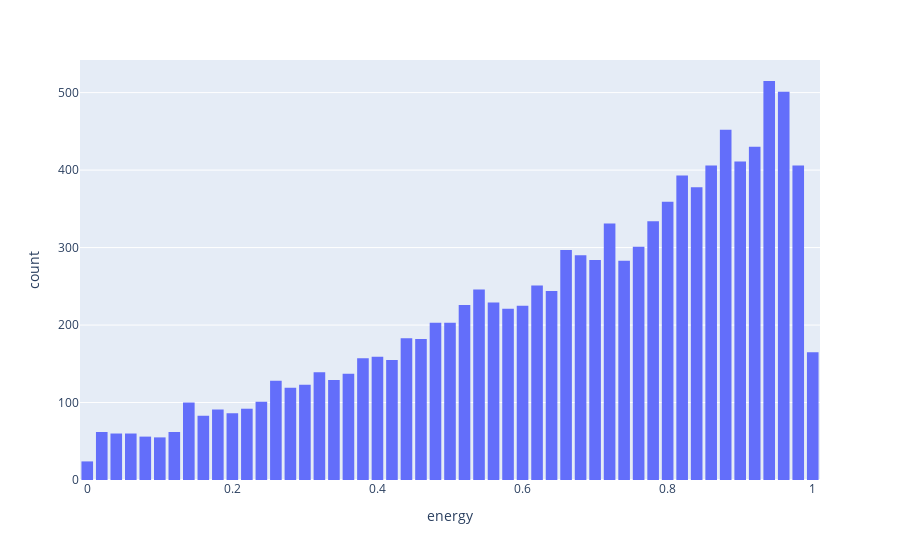
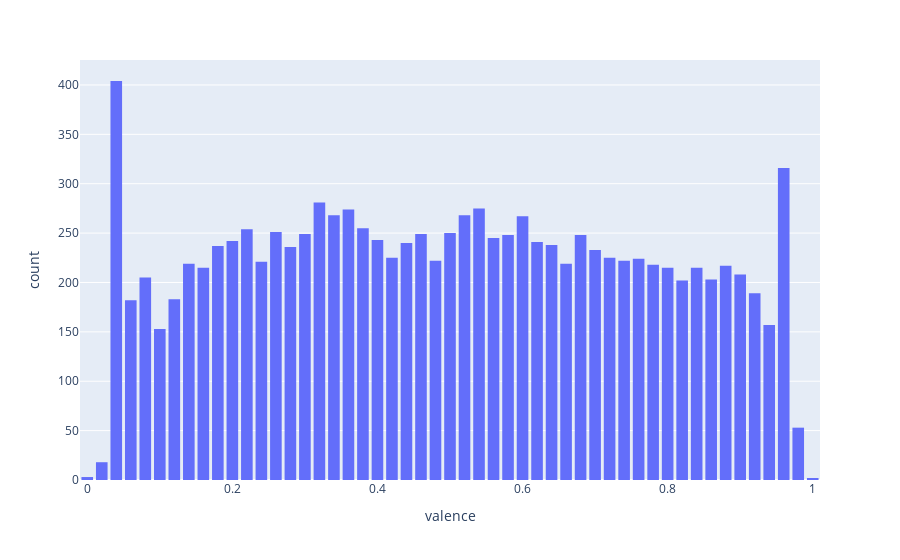

The code cell stored with these charts, in order, in its notebook:
### Code cell
fig = px.histogram(df, x="energy")
fig.update_layout(bargap=0.2)
fig.show()

fig = px.histogram(df, x="valence")
fig.update_layout(bargap=0.2)
fig.show()

### Figure 1 — Plotly figure (JSON) as saved in the notebook; plotly's stock layout.template omitted (floating-point values rounded to 4 significant figures; data arrays with more than 128 entries replaced by an {"elided": "..."} marker saying what was removed)
{"data": [{"alignmentgroup": "True", "bingroup": "x", "hovertemplate": "energy=%{x}<br>count=%{y}<extra></extra>", "legendgroup": "", "marker": {"color": "#636efa", "pattern": {"shape": ""}}, "name": "", "offsetgroup": "", "orientation": "v", "showlegend": false, "type": "histogram", "x": {"elided": "11127 float values"}, "xaxis": "x", "yaxis": "y"}], "layout": {"bargap": 0.2, "barmode": "relative", "legend": {"tracegroupgap": 0}, "margin": {"t": 60}, "xaxis": {"anchor": "y", "domain": [0, 1], "title": {"text": "energy"}}, "yaxis": {"anchor": "x", "domain": [0, 1], "title": {"text": "count"}}}}

### Figure 2 — Plotly figure (JSON) as saved in the notebook; plotly's stock layout.template omitted (floating-point values rounded to 4 significant figures; data arrays with more than 128 entries replaced by an {"elided": "..."} marker saying what was removed)
{"data": [{"alignmentgroup": "True", "bingroup": "x", "hovertemplate": "valence=%{x}<br>count=%{y}<extra></extra>", "legendgroup": "", "marker": {"color": "#636efa", "pattern": {"shape": ""}}, "name": "", "offsetgroup": "", "orientation": "v", "showlegend": false, "type": "histogram", "x": {"elided": "11127 float values"}, "xaxis": "x", "yaxis": "y"}], "layout": {"bargap": 0.2, "barmode": "relative", "legend": {"tracegroupgap": 0}, "margin": {"t": 60}, "xaxis": {"anchor": "y", "domain": [0, 1], "title": {"text": "valence"}}, "yaxis": {"anchor": "x", "domain": [0, 1], "title": {"text": "count"}}}}
